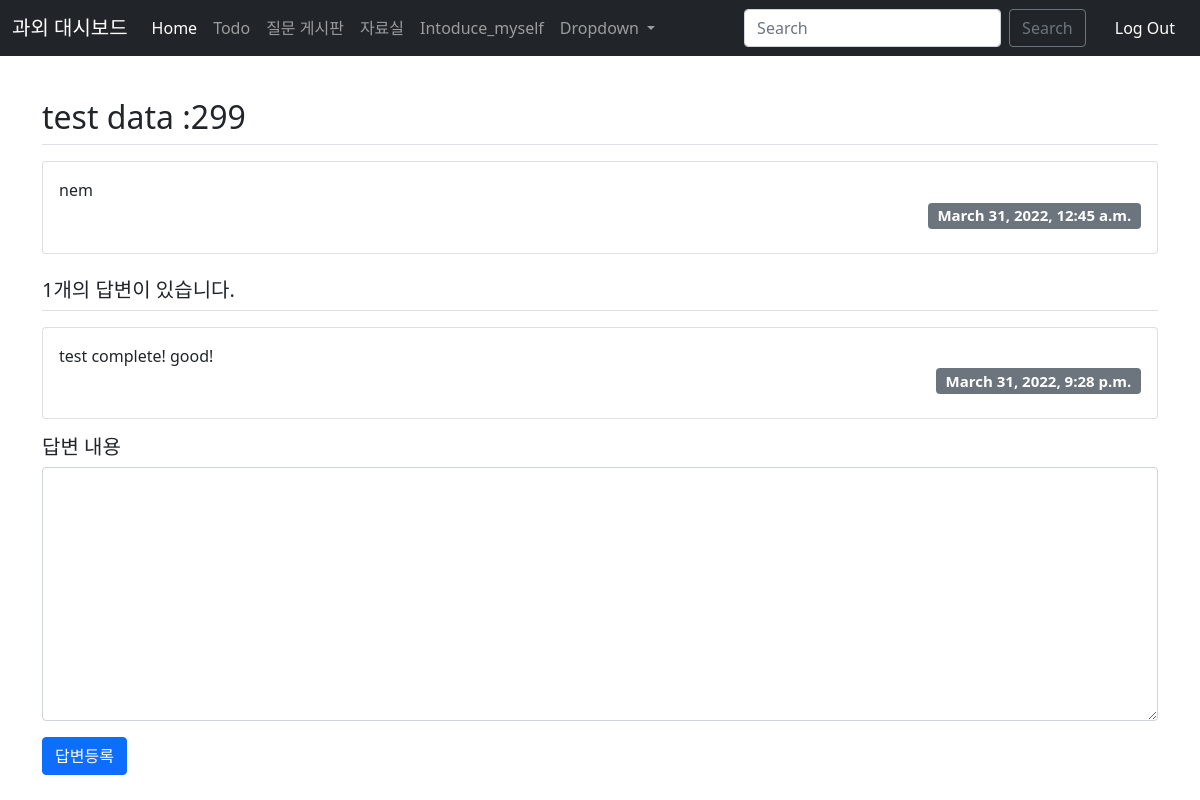
/board/305/ (signed in), run on an earlier commit of the app's database.
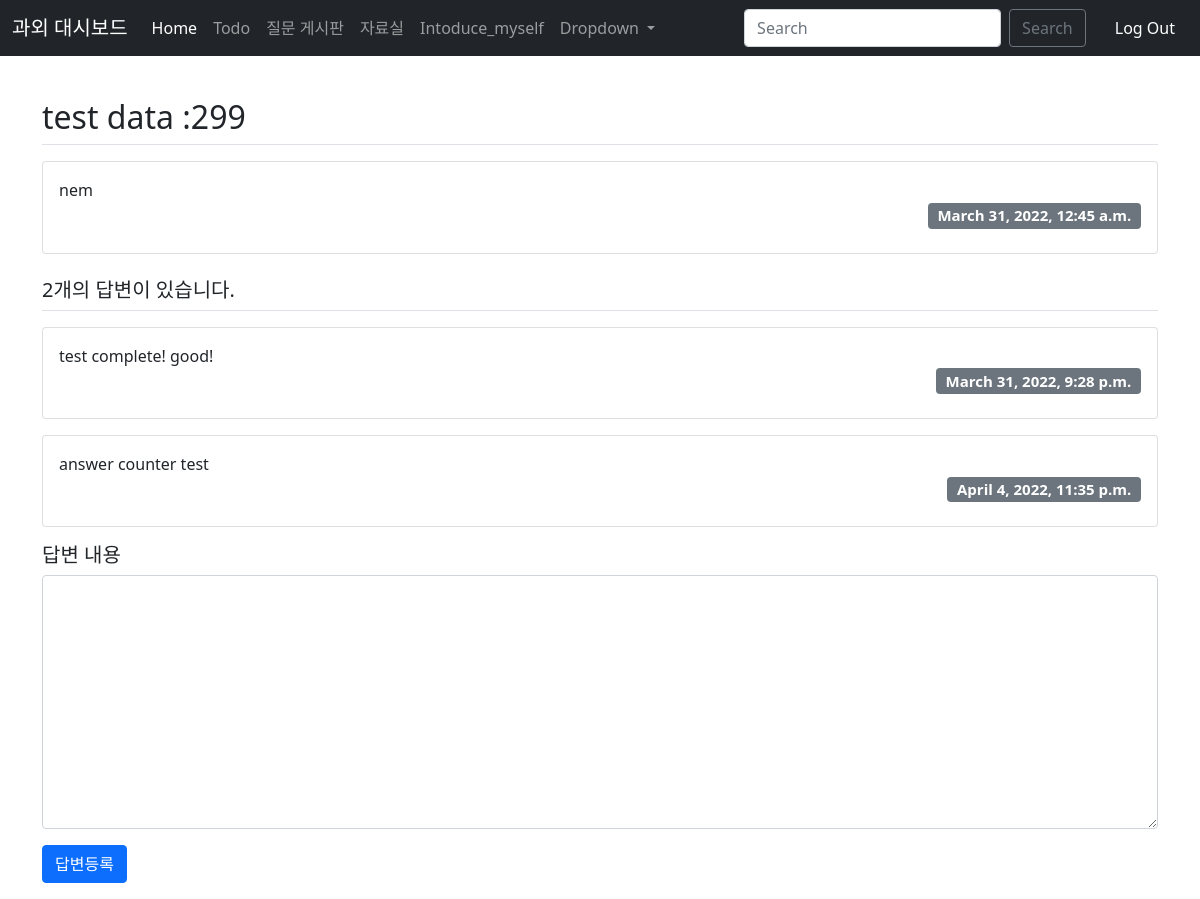
And on a later commit of the database.
### board/models.py (models this page shows, shortened)
class Question(models.Model):
    subject = models.CharField(max_length=200, verbose_name='질문제목')
    content = models.TextField(verbose_name='질문내용')
    create_date = models.DateTimeField(auto_now=True, verbose_name='작성일시')

class Answer(models.Model):
    question = models.ForeignKey(Question, on_delete=models.CASCADE, verbose_name='답변제목')
    content = models.TextField(verbose_name='답변내용')
    create_date = models.DateTimeField(auto_now=True, verbose_name='작성일시')

### board/views.py (the view)
# urls.py: path('<int:question_id>/', detail, name='detail'),
def detail(request, question_id):
    question = get_object_or_404(Question, pk=question_id)
    context = {'question': question}
    return render(request, 'board/question_detail.html', context)

### board/templates/board/question_detail.html (shortened to what this page needs)
{%extends 'base.html' %}
{% block content %}
<div class="container">
    <h2 class="border-bottom py-2">{{ question.subject }}</h2>
        <div class="card my-3">
            <div class="card-body">
                <div class="card-text" style="white-space: pre-line;">{{ question.content }}</div>
             <div class="d-flex justify-content-end">
             <h5><span class="badge bg-secondary pr-5">{{question.create_date}}</span></h5>
            </div>
        </div>
</div>
    <h5 class="border-bottom my-3 py-2">{{question.answer_set.count }}개의 답변이 있습니다.</h5>
            {% for answer in question.answer_set.all %}
            <div class="card my-3">
                <div class="card-body">
                    <div class="card-text" style="white-space: pre-line;">{{ answer.content }}</div>
                    <div class="d-flex justify-content-end">
                        <h5><span class="badge bg-secondary">{{answer.create_date}}</span></h5>
                    </div>
                </div>
            </div>
            {% endfor %}
    <form action="{% url 'board:answer_create' question.id %}" method="post" class="my-3">
    <h5>답변 내용</h5>
    <div class="form-group">
        <textarea name="content" id="content" class="form-control" rows="10"></textarea>
    </div>
    <input type="submit" value="답변등록" class="btn btn-primary pull-right mt-3">
    </form>
</div>
{% endblock %}

### templates/base.html (shortened to what this page needs)
<!DOCTYPE html>
<html lang="ko">
<head>
    <link href="https://cdn.jsdelivr.net/npm/bootstrap@5.1.3/dist/css/bootstrap.min.css" rel="stylesheet">
{% load socialaccount %}
</head>
<body style="padding-top:90px;">
    <nav class="navbar navbar-expand-lg navbar-dark bg-dark fixed-top">
        <div class="container-fluid">
          <a class="navbar-brand" href="#">과외 대시보드</a>
          <div class="collapse navbar-collapse" id="navbarSupportedContent">
            <ul class="navbar-nav me-auto mb-2 mb-lg-0">
              <li class="nav-item">
                <a class="nav-link active" aria-current="page" href="{% url 'home' %}">Home</a>
              </li>
              <li class="nav-item">
                <a class="nav-link" href="{% url 'todo:index' %}">Todo</a>
              </li>
              <li class="nav-item">
                <a class="nav-link" href="{% url 'board:index' %}">질문 게시판</a>
              </li>
              <li class="nav-item">
                <a class="nav-link" href="{% url 'todo:index' %}">자료실</a>
              </li>
              <li class="nav-item">
                <a class="nav-link" href="{% url 'todo:index' %}">Intoduce_myself</a>
              </li>
              <li class="nav-item dropdown">
                <a class="nav-link dropdown-toggle" href="#" id="navbarDropdown" role="button" data-bs-toggle="dropdown" aria-expanded="false">
                  Dropdown
                </a>
              </li>
            </ul>
            <form class="d-flex">
              <input class="form-control me-2" type="search" placeholder="Search" aria-label="Search">
              <button class="btn btn-outline-secondary" type="submit">Search</button>
            </form><script src="https://cdn.jsdelivr.net/npm/bootstrap@5.1.3/dist/js/bootstrap.bundle.min.js"></script>
             {% if user.is_authenticated %}
            <button type="button" class="btn btn-dark" onclick="location.href='{% url 'common:logout' %}'">Log Out</button>
           {% endif %}
          </nav>
            {% block content %}{% endblock %}
    </body>
</html>

What changed in the data, as far as the page shows it:
computed for Question "test data :299": answer_set.count "1" → "2"
added Answer: content "answer counter test", create_date "April 4, 2022, 11:35 p.m."
